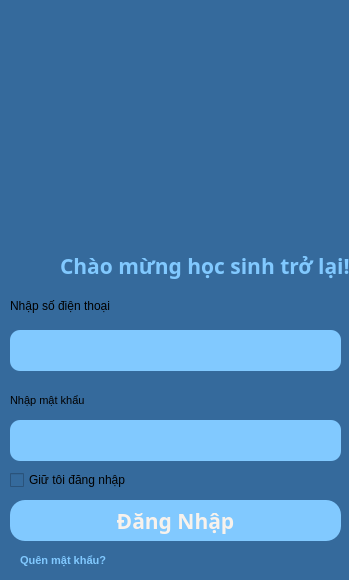
<?xml version="1.0" encoding="UTF-8"?>
<ui version="4.0">
 <class>MainWindow</class>
 <widget class="QMainWindow" name="MainWindow">
  <property name="geometry">
   <rect>
    <x>0</x>
    <y>0</y>
    <width>349</width>
    <height>580</height>
   </rect>
  </property>
  <property name="windowTitle">
   <string>MainWindow</string>
  </property>
  <property name="styleSheet">
   <string notr="true">background-color: #356a9c;</string>
  </property>
  <widget class="QWidget" name="centralwidget">
   <widget class="QCheckBox" name="checkBox">
    <property name="geometry">
     <rect>
      <x>10</x>
      <y>470</y>
      <width>141</width>
      <height>20</height>
     </rect>
    </property>
    <property name="text">
     <string>Giữ tôi đăng nhập</string>
    </property>
   </widget>
   <widget class="QWidget" name="Login" native="true">
    <property name="geometry">
     <rect>
      <x>20</x>
      <y>30</y>
      <width>321</width>
      <height>121</height>
     </rect>
    </property>
    <layout class="QVBoxLayout" name="verticalLayout"/>
   </widget>
   <widget class="QLineEdit" name="pass_HS">
    <property name="geometry">
     <rect>
      <x>10</x>
      <y>420</y>
      <width>331</width>
      <height>41</height>
     </rect>
    </property>
    <property name="font">
     <font>
      <pointsize>15</pointsize>
     </font>
    </property>
    <property name="styleSheet">
     <string notr="true">background-color:rgb(129, 201, 255);
color: #F8F2EC;
border-style: solid;
border-radius: 10px;</string>
    </property>
    <property name="echoMode">
     <enum>QLineEdit::Password</enum>
    </property>
   </widget>
   <widget class="QLabel" name="label_5">
    <property name="geometry">
     <rect>
      <x>10</x>
      <y>390</y>
      <width>171</width>
      <height>21</height>
     </rect>
    </property>
    <property name="font">
     <font>
      <pointsize>8</pointsize>
     </font>
    </property>
    <property name="styleSheet">
     <string notr="true"/>
    </property>
    <property name="text">
     <string>Nhập mật khẩu</string>
    </property>
   </widget>
   <widget class="QLabel" name="label_4">
    <property name="geometry">
     <rect>
      <x>10</x>
      <y>290</y>
      <width>171</width>
      <height>31</height>
     </rect>
    </property>
    <property name="font">
     <font>
      <pointsize>9</pointsize>
     </font>
    </property>
    <property name="styleSheet">
     <string notr="true"/>
    </property>
    <property name="text">
     <string>Nhập số điện thoại</string>
    </property>
   </widget>
   <widget class="QLineEdit" name="Phone_HS">
    <property name="geometry">
     <rect>
      <x>10</x>
      <y>330</y>
      <width>331</width>
      <height>41</height>
     </rect>
    </property>
    <property name="font">
     <font>
      <pointsize>15</pointsize>
     </font>
    </property>
    <property name="styleSheet">
     <string notr="true">background-color:rgb(129, 201, 255);
color: #F8F2EC;
border-style: solid;
border-radius: 10px;</string>
    </property>
   </widget>
   <widget class="QLabel" name="label_3">
    <property name="geometry">
     <rect>
      <x>60</x>
      <y>250</y>
      <width>291</width>
      <height>31</height>
     </rect>
    </property>
    <property name="font">
     <font>
      <family>Bahnschrift</family>
      <pointsize>16</pointsize>
      <weight>75</weight>
      <italic>false</italic>
      <bold>true</bold>
     </font>
    </property>
    <property name="styleSheet">
     <string notr="true">font: 600 16pt &quot;Bahnschrift&quot;;
background-color:none;
color:rgb(129, 201, 255);</string>
    </property>
    <property name="text">
     <string>Chào mừng học sinh trở lại!</string>
    </property>
   </widget>
   <widget class="QPushButton" name="HocSinhLogin_btn">
    <property name="geometry">
     <rect>
      <x>10</x>
      <y>500</y>
      <width>331</width>
      <height>41</height>
     </rect>
    </property>
    <property name="font">
     <font>
      <family>Bahnschrift</family>
      <pointsize>16</pointsize>
      <weight>75</weight>
      <italic>false</italic>
      <bold>true</bold>
     </font>
    </property>
    <property name="cursor">
     <cursorShape>PointingHandCursor</cursorShape>
    </property>
    <property name="styleSheet">
     <string notr="true">border-radius: 15px;
font: 600 16pt &quot;Bahnschrift&quot;;
background-color:rgb(129, 201, 255);
color: #F8F2EC;</string>
    </property>
    <property name="text">
     <string>Đăng Nhập</string>
    </property>
   </widget>
   <widget class="QLabel" name="label_8">
    <property name="geometry">
     <rect>
      <x>20</x>
      <y>550</y>
      <width>171</width>
      <height>21</height>
     </rect>
    </property>
    <property name="font">
     <font>
      <pointsize>8</pointsize>
      <weight>75</weight>
      <bold>true</bold>
     </font>
    </property>
    <property name="cursor">
     <cursorShape>PointingHandCursor</cursorShape>
    </property>
    <property name="styleSheet">
     <string notr="true">color:rgb(129, 201, 255);
background-color: none;
</string>
    </property>
    <property name="text">
     <string>Quên mật khẩu?</string>
    </property>
   </widget>
   <widget class="QLabel" name="label">
    <property name="geometry">
     <rect>
      <x>50</x>
      <y>10</y>
      <width>241</width>
      <height>231</height>
     </rect>
    </property>
    <property name="text">
     <string/>
    </property>
    <property name="pixmap">
     <pixmap>icons/user-st.png</pixmap>
    </property>
    <property name="scaledContents">
     <bool>true</bool>
    </property>
   </widget>
  </widget>
 </widget>
 <resources/>
 <connections/>
</ui>
